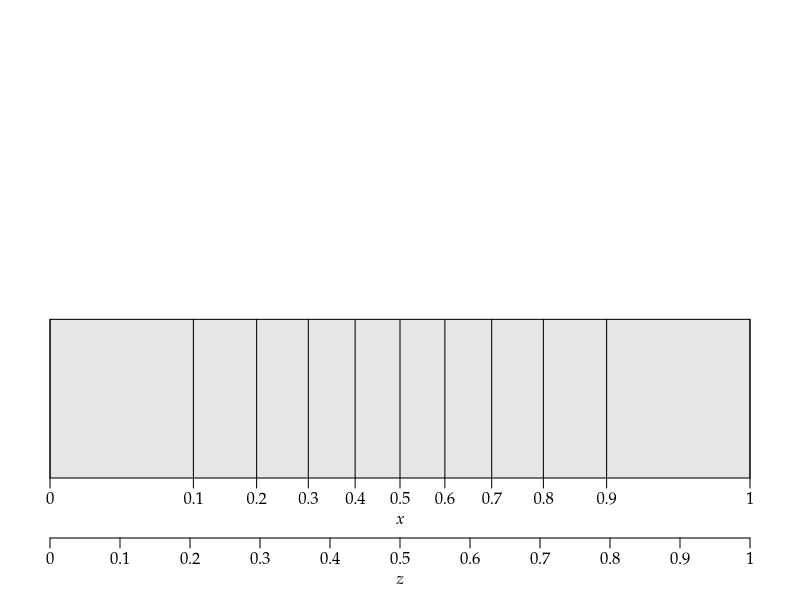

Recreate this plot in R. (Note: this script raises an error after producing the figure.)
args = commandArgs()
basename = sub(".R$", "", sub("^--file=(.*/)?", "", args[grep("^--file=", args)]))
if (length(basename) != 0)
    pdf(file=paste0(basename, "_tmp.pdf"), colormodel="gray", width=7, height=3)
par(family="Palatino")
par(mgp=c(1.5,0.5,0)) # title and axis margins. default: c(3,1,0)
par(mar=c(6,1,0,1)+0.1) # bottom, left, top, right margins. default: c(5,4,4,2)+0.1
# par(mar=c(3,1,1,1)+0.1) # bottom, left, top, right margins. default: c(5,4,4,2)+0.1

pb = function(x) (2/pi)*asin(sqrt(x))  # pbeta(x,0.5,0.5)
qb = function(z) (sin(pi*z/2))^2       # qbeta(z,0.5,0.5)
plot(NULL, xlim=c(0,1), ylim=c(0,3), xlab=expression(italic(x)), ylab="", yaxs="i", axes=FALSE)
t = pb((0:10)/10)
axis(1, at=t, labels=(0:10)/10)
axis(1, line=3, at=(0:10)/10, labels=(0:10)/10)
mtext(expression(italic(z)), 1, 4.5)
polygon(c(0,1,1,0,0), c(0,0,1,1,0), col=gray(0.9))
segments(t, 0, t, 1)

dev.off()
embedFonts(paste0(basename, "_tmp.pdf"), outfile=paste0(basename, ".pdf"),
           options="-c \"<</NeverEmbed []>> setdistillerparams\" -f ")
